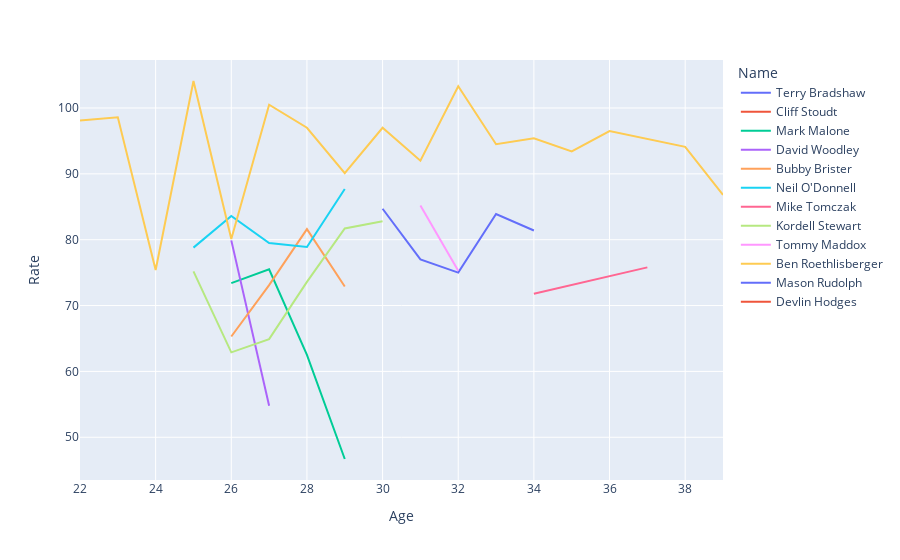

The notebook cell saved with this chart:
### Code cell
px.line(yds1000[pit1000], x = 'Age', y = 'Rate', color = 'Name')

### Figure 1 — Plotly figure (JSON) as saved in the notebook; plotly's stock layout.template omitted (floating-point values rounded to 4 significant figures)
{"data": [{"hovertemplate": "Name=Terry Bradshaw<br>Age=%{x}<br>Rate=%{y}<extra></extra>", "legendgroup": "Terry Bradshaw", "line": {"color": "#636efa", "dash": "solid"}, "mode": "lines", "name": "Terry Bradshaw", "orientation": "v", "showlegend": true, "type": "scatter", "x": [30, 31, 32, 33, 34], "xaxis": "x", "y": [84.7, 77, 75, 83.9, 81.4], "yaxis": "y"}, {"hovertemplate": "Name=Cliff Stoudt<br>Age=%{x}<br>Rate=%{y}<extra></extra>", "legendgroup": "Cliff Stoudt", "line": {"color": "#EF553B", "dash": "solid"}, "mode": "lines", "name": "Cliff Stoudt", "orientation": "v", "showlegend": true, "type": "scatter", "x": [28], "xaxis": "x", "y": [60.6], "yaxis": "y"}, {"hovertemplate": "Name=Mark Malone<br>Age=%{x}<br>Rate=%{y}<extra></extra>", "legendgroup": "Mark Malone", "line": {"color": "#00cc96", "dash": "solid"}, "mode": "lines", "name": "Mark Malone", "orientation": "v", "showlegend": true, "type": "scatter", "x": [26, 27, 28, 29], "xaxis": "x", "y": [73.4, 75.5, 62.5, 46.7], "yaxis": "y"}, {"hovertemplate": "Name=David Woodley<br>Age=%{x}<br>Rate=%{y}<extra></extra>", "legendgroup": "David Woodley", "line": {"color": "#ab63fa", "dash": "solid"}, "mode": "lines", "name": "David Woodley", "orientation": "v", "showlegend": true, "type": "scatter", "x": [26, 27], "xaxis": "x", "y": [79.9, 54.8], "yaxis": "y"}, {"hovertemplate": "Name=Bubby Brister<br>Age=%{x}<br>Rate=%{y}<extra></extra>", "legendgroup": "Bubby Brister", "line": {"color": "#FFA15A", "dash": "solid"}, "mode": "lines", "name": "Bubby Brister", "orientation": "v", "showlegend": true, "type": "scatter", "x": [26, 27, 28, 29], "xaxis": "x", "y": [65.3, 73.1, 81.6, 72.9], "yaxis": "y"}, {"hovertemplate": "Name=Neil O'Donnell<br>Age=%{x}<br>Rate=%{y}<extra></extra>", "legendgroup": "Neil O'Donnell", "line": {"color": "#19d3f3", "dash": "solid"}, "mode": "lines", "name": "Neil O'Donnell", "orientation": "v", "showlegend": true, "type": "scatter", "x": [25, 26, 27, 28, 29], "xaxis": "x", "y": [78.8, 83.6, 79.5, 78.9, 87.7], "yaxis": "y"}, {"hovertemplate": "Name=Mike Tomczak<br>Age=%{x}<br>Rate=%{y}<extra></extra>", "legendgroup": "Mike Tomczak", "line": {"color": "#FF6692", "dash": "solid"}, "mode": "lines", "name": "Mike Tomczak", "orientation": "v", "showlegend": true, "type": "scatter", "x": [34, 37], "xaxis": "x", "y": [71.8, 75.8], "yaxis": "y"}, {"hovertemplate": "Name=Kordell Stewart<br>Age=%{x}<br>Rate=%{y}<extra></extra>", "legendgroup": "Kordell Stewart", "line": {"color": "#B6E880", "dash": "solid"}, "mode": "lines", "name": "Kordell Stewart", "orientation": "v", "showlegend": true, "type": "scatter", "x": [25, 26, 27, 28, 29, 30], "xaxis": "x", "y": [75.2, 62.9, 64.9, 73.6, 81.7, 82.8], "yaxis": "y"}, {"hovertemplate": "Name=Tommy Maddox<br>Age=%{x}<br>Rate=%{y}<extra></extra>", "legendgroup": "Tommy Maddox", "line": {"color": "#FF97FF", "dash": "solid"}, "mode": "lines", "name": "Tommy Maddox", "orientation": "v", "showlegend": true, "type": "scatter", "x": [31, 32], "xaxis": "x", "y": [85.2, 75.3], "yaxis": "y"}, {"hovertemplate": "Name=Ben Roethlisberger<br>Age=%{x}<br>Rate=%{y}<extra></extra>", "legendgroup": "Ben Roethlisberger", "line": {"color": "#FECB52", "dash": "solid"}, "mode": "lines", "name": "Ben Roethlisberger", "orientation": "v", "showlegend": true, "type": "scatter", "x": [22, 23, 24, 25, 26, 27, 28, 29, 30, 31, 32, 33, 34, 35, 36, 38, 39], "xaxis": "x", "y": [98.1, 98.6, 75.4, 104.1, 80.1, 100.5, 97, 90.1, 97, 92, 103.3, 94.5, 95.4, 93.4, 96.5, 94.1, 86.8], "yaxis": "y"}, {"hovertemplate": "Name=Mason Rudolph<br>Age=%{x}<br>Rate=%{y}<extra></extra>", "legendgroup": "Mason Rudolph", "line": {"color": "#636efa", "dash": "solid"}, "mode": "lines", "name": "Mason Rudolph", "orientation": "v", "showlegend": true, "type": "scatter", "x": [24], "xaxis": "x", "y": [82], "yaxis": "y"}, {"hovertemplate": "Name=Devlin Hodges<br>Age=%{x}<br>Rate=%{y}<extra></extra>", "legendgroup": "Devlin Hodges", "line": {"color": "#EF553B", "dash": "solid"}, "mode": "lines", "name": "Devlin Hodges", "orientation": "v", "showlegend": true, "type": "scatter", "x": [23], "xaxis": "x", "y": [71.4], "yaxis": "y"}], "layout": {"legend": {"title": {"text": "Name"}, "tracegroupgap": 0}, "margin": {"t": 60}, "xaxis": {"anchor": "y", "domain": [0, 1], "title": {"text": "Age"}}, "yaxis": {"anchor": "x", "domain": [0, 1], "title": {"text": "Rate"}}}}
